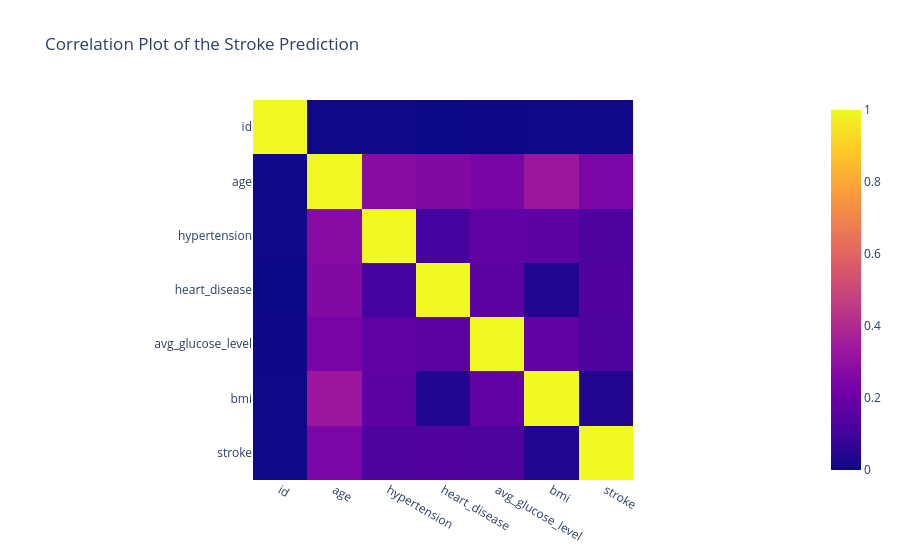

Write notebook code for a chart like this one.
### Code cell
px.imshow(df.corr(numeric_only=True), title="Correlation Plot of the Stroke Prediction")

### Figure 1 — Plotly figure (JSON) as saved in the notebook; plotly's stock layout.template omitted (floating-point values rounded to 4 significant figures)
{"data": [{"coloraxis": "coloraxis", "hovertemplate": "x: %{x}<br>y: %{y}<br>color: %{z}<extra></extra>", "name": "0", "type": "heatmap", "x": ["id", "age", "hypertension", "heart_disease", "avg_glucose_level", "bmi", "stroke"], "xaxis": "x", "y": ["id", "age", "hypertension", "heart_disease", "avg_glucose_level", "bmi", "stroke"], "yaxis": "y", "z": [[1.0, 0.003503, 0.00355, -0.001296, 0.001092, 0.003084, 0.006388], [0.003503, 1.0, 0.2763, 0.2637, 0.2381, 0.3337, 0.2451], [0.00355, 0.2763, 1.0, 0.1083, 0.1745, 0.1678, 0.1279], [-0.001296, 0.2637, 0.1083, 1.0, 0.1619, 0.04136, 0.1349], [0.001092, 0.2381, 0.1745, 0.1619, 1.0, 0.1755, 0.1319], [0.003084, 0.3337, 0.1678, 0.04136, 0.1755, 1.0, 0.04237], [0.006388, 0.2451, 0.1279, 0.1349, 0.1319, 0.04237, 1.0]]}], "layout": {"coloraxis": {"colorscale": [[0, "#0d0887"], [0.1111, "#46039f"], [0.2222, "#7201a8"], [0.3333, "#9c179e"], [0.4444, "#bd3786"], [0.5556, "#d8576b"], [0.6667, "#ed7953"], [0.7778, "#fb9f3a"], [0.8889, "#fdca26"], [1, "#f0f921"]]}, "title": {"text": "Correlation Plot of the Stroke Prediction"}, "xaxis": {"anchor": "y", "constrain": "domain", "domain": [0, 1], "scaleanchor": "y"}, "yaxis": {"anchor": "x", "autorange": "reversed", "constrain": "domain", "domain": [0, 1]}}}
